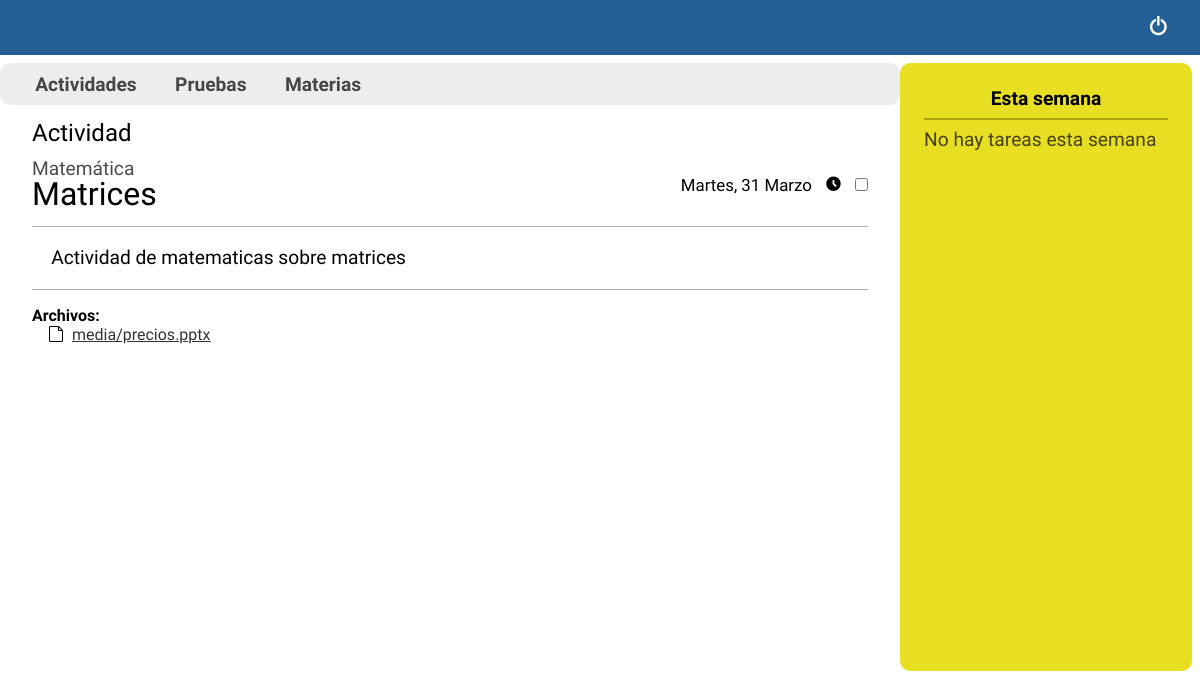
The app's page /tasks/1 (signed in), older data.
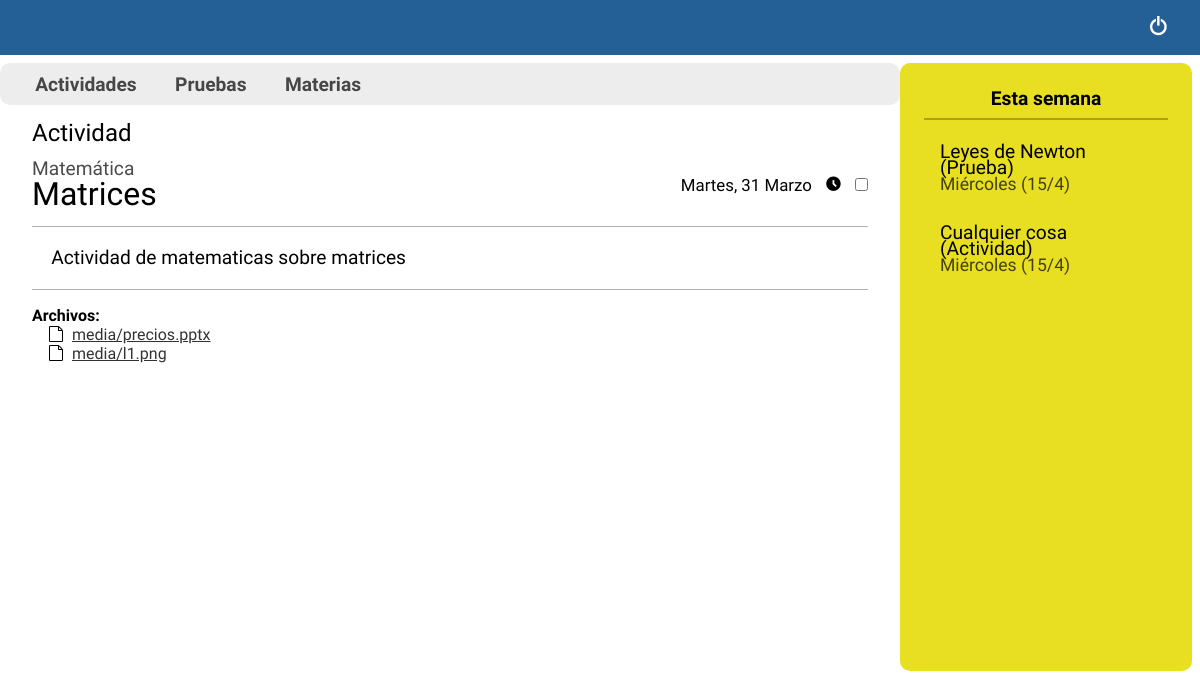
The same page, newer data.
### task/models.py (models this page shows, shortened)
class File(models.Model):
    file_path = models.FileField(upload_to='media/')
    task = models.ForeignKey(Task, on_delete=models.CASCADE)

class Task(models.Model):
    title = models.CharField(max_length=50)
    time = models.DateField(blank=True, null=True)
    description = models.TextField(blank=True, null=True, max_length=1000)
    type_task = models.CharField(max_length=20)
    subject = models.ForeignKey(Subject, blank=True, null=True, on_delete=models.CASCADE)

### task/views.py (the view)
# urls.py: path('tasks/<int:pk>', views_task.TaskDetailView.as_view(), name='detail_task'),
class TaskDetailView(DetailView):
    template_name = 'task/task-view.html'
    model = Task
    def get_context_data(self, **kwargs):
        context = super().get_context_data(**kwargs)
        date = datetime.date.today()
        obj = self.object
        start_week = date - datetime.timedelta(date.weekday())
        end_week = start_week + datetime.timedelta(7)
        context["week"] = Task.objects.filter(time__range=[start_week, end_week])
        context["files"] = File.objects.filter(task=obj)
        context['is_done'] = len(Done.objects.filter(user=self.request.user, task=obj))
        return context

### templates/task/task-view.html (shortened to what this page needs)
{% extends 'task/reminders.html' %}
{% load static %}
{% block link1 %}{% static 'css/task_detail.css' %}{% endblock link1 %}
{% block main %}
    <div class="taskview-container">
        <h3 class='typetask'>
            {% if task.type_task == 'task' %}
                Actividad
            {% else %}
                Prueba
            {% endif %}
        </h3>
        <div class="taskview-header">
            <div class="taskview-header-left">
                <small class="taskview-subject">{{ task.subject.name }}</small>
                <h1 class='taskview-title'>{{ task.title }}</h1>
            </div>
            <div class="taskview-header-right">
                <div class="taskview-date">
                    <h3 class="date">{{ task.time|date:"l, j F" }}</h3>
                    <span class='icon-clock2'></span>
                </div>
                {% if task.type_task == 'task' %}
                    <input type="checkbox" title='Tarea terminada' class="task-done">
                {% endif %}
            </div>
        </div>
        <div class="taskview-body">{{ task.description }}</div>
        <div class="taskview-footer">
            <div class="taskview-files">
                <h4>Archivos:</h4>
                {% if files %}
                    {% for file in files %}
                        <div class='taskview-file'>
                            <span class='icon-file-empty'></span>
                            <a class='taskview-filename' href='{{ file.file_path.url }}'>{{ file.file_path }}</a>
                        </div>
                    {% endfor %}
                {% else %}
                    No hay archivos
                {% endif %}
            </div>
        </div>
    </div>
{% endblock main %}

### templates/task/reminders.html (shortened to what this page needs)
{% load static %}
<!DOCTYPE html>
<html lang="en">
<head>
    <link rel="stylesheet" href="{% static "css/reminders.css" %}">
    <link rel="stylesheet" href="{% static "fonts/style.css" %}">
    <link rel="stylesheet" href="{% block link1 %}{% endblock link1 %}">
    <link rel="stylesheet" href="{% block link2 %}{% endblock link2 %}">
    <link rel="stylesheet" href="{% block link3 %}{% endblock link3 %}">
</head>
<body>
    <header>
        <div class='heading-container'>
            <div class="heading-right">
                <a href="{% url 'logout' %}"><span class="icon-switch"></span></a>
            </div>
        </div>
    </header>
    <div class="main-container">
        <nav>
            <div class="nav-list-container">
                <ul class="nav-list">
                    <li class='nav-item tasks-nav'><a href="{% url 'tasks' %}">Actividades</a></li>
                    <li class='nav-item tests-nav'><a href="{% url 'tests' %}">Pruebas</a></li>
                    <li class='nav-item subjects-nav'><a href="{% url 'subjects' %}">Materias</a></li>
                </ul>
            </div>
        </nav>
        <aside>
            <div class="sidebar-container">
                <h4 class='sidebar-title'>Esta semana</h4>
                <hr>
                <ul class='sidebar-list'>
                    {% if week %}
                        {% for task in week %}
                            <li class='sidebar-task'>
                                <a href="{% url 'detail_task' task.id %}">
                                    <div class='sidebar-task-name'>{{task.title}}
                                        {% if task.type_task == 'test' %}
                                        (Prueba)
                                        {% else %}
                                        (Actividad)
                                        {% endif %}
                                    </div>
                                    <small class='sidebar-task-date'>{{task.time|date:'l'}} ({{task.time|date:'j/n'}})</small>
                                </a>
                            </li>
                        {% endfor %}
                    {% else %}
                        <div class="noContent">No hay tareas esta semana</div>
                    {% endif %}
                </ul>
            </div>
        </aside>
        <main>
            {% block main %}{% endblock main %}
        </main>
    </div>
</body>
</html>

Row changes from the older to the newer data that the page shows:
now on this page (row edited): Task: title "Leyes de Newton", type_task "(Prueba)", time "Miércoles", time "15/4"
added Task: title "Cualquier cosa", type_task "(Actividad)", time "Miércoles", time "15/4"
added File: file_path "media/l1.png"
Text that changed along with them:
text no longer shown: "No hay tareas esta semana"
